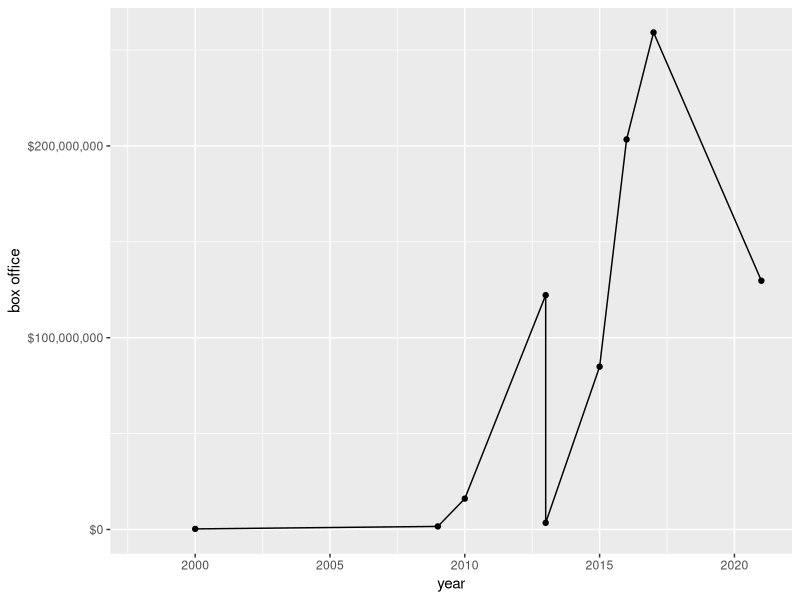

Source code (R):
## ---- chunk 1
knitr::opts_chunk$set(echo = TRUE)
## ---- chunk 2
library(readxl)
library(tidyverse)
library(ggplot2)
library(scales)
## ---- chunk 3
denis<- read_excel("Denis.xlsx")
## ---- chunk 4
ggplot(denis, aes(x=year, y=`box office`))+
  geom_line()+
  geom_point()+
  scale_y_continuous(labels = dollar_format())

